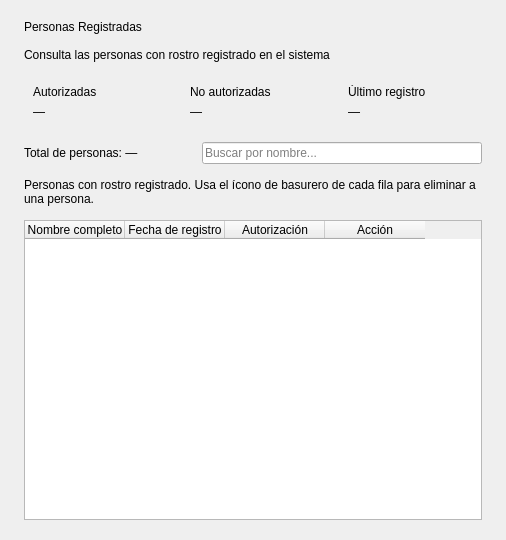
            <widget class="QWidget" name="paginaPersonas">
              <layout class="QVBoxLayout" name="layoutPersonas">
                <property name="leftMargin">
                  <number>24</number>
                </property>
                <property name="topMargin">
                  <number>20</number>
                </property>
                <property name="rightMargin">
                  <number>24</number>
                </property>
                <property name="bottomMargin">
                  <number>20</number>
                </property>
                <property name="spacing">
                  <number>14</number>
                </property>
                <item>
                  <layout class="QVBoxLayout" name="encabezadoPersonas">
                    <item>
                      <widget class="QLabel" name="tituloPersonas">
                        <property name="text">
                          <string>Personas Registradas</string>
                        </property>
                      </widget>
                    </item>
                    <item>
                      <widget class="QLabel" name="ayudaPersonas">
                        <property name="text">
                          <string>Consulta las personas con rostro registrado en el sistema</string>
                        </property>
                      </widget>
                    </item>
                  </layout>
                </item>
                <item><layout class="QHBoxLayout" name="tarjetasPersonas"><property name="spacing"><number>14</number></property><item><widget class="QFrame" name="tarjetaPersonasAutorizadas"><layout class="QVBoxLayout" name="layoutPersonasAutorizadas"><item><widget class="QLabel" name="etiquetaPersonasAutorizadas"><property name="text"><string>Autorizadas</string></property></widget></item><item><widget class="QLabel" name="valorPersonasAutorizadas"><property name="text"><string>—</string></property></widget></item></layout></widget></item><item><widget class="QFrame" name="tarjetaPersonasNoAutorizadas"><layout class="QVBoxLayout" name="layoutPersonasNoAutorizadas"><item><widget class="QLabel" name="etiquetaPersonasNoAutorizadas"><property name="text"><string>No autorizadas</string></property></widget></item><item><widget class="QLabel" name="valorPersonasNoAutorizadas"><property name="text"><string>—</string></property></widget></item></layout></widget></item><item><widget class="QFrame" name="tarjetaPersonasUltima"><layout class="QVBoxLayout" name="layoutPersonasUltima"><item><widget class="QLabel" name="etiquetaPersonasUltima"><property name="text"><string>Último registro</string></property></widget></item><item><widget class="QLabel" name="valorPersonasUltima"><property name="text"><string>—</string></property></widget></item></layout></widget></item></layout></item>
                <item>
                  <layout class="QHBoxLayout" name="barraPersonas">
                    <item>
                      <widget class="QLabel" name="totalPersonas">
                        <property name="text">
                          <string>Total de personas: —</string>
                        </property>
                      </widget>
                    </item>
                    <item>
                      <spacer name="separaBusqueda">
                        <property name="orientation">
                          <enum>Qt::Horizontal</enum>
                        </property>
                        <property name="sizeHint">
                          <size>
                            <width>50</width>
                            <height>20</height>
                          </size>
                        </property>
                      </spacer>
                    </item>
                    <item>
                      <widget class="QLineEdit" name="campoBuscarPersona">
                        <property name="minimumSize">
                          <size>
                            <width>280</width>
                            <height>0</height>
                          </size>
                        </property>
                        <property name="placeholderText">
                          <string>Buscar por nombre...</string>
                        </property>
                      </widget>
                    </item>
                  </layout>
                </item>
                <item>
                  <widget class="QLabel" name="ayudaTablaPersonas">
                    <property name="text">
                      <string>Personas con rostro registrado. Usa el ícono de basurero de cada fila para eliminar a una persona.</string>
                    </property>
                    <property name="wordWrap">
                      <bool>true</bool>
                    </property>
                  </widget>
                </item>
                <item>
                  <widget class="QTableWidget" name="tablaPersonas">
                    <property name="minimumSize">
                      <size>
                        <width>0</width>
                        <height>300</height>
                      </size>
                    </property>
                    <property name="editTriggers">
  <set>QAbstractItemView::NoEditTriggers</set>
                    </property>
                    <property name="columnCount">
                      <number>4</number>
                    </property>
                    <property name="rowCount">
                      <number>0</number>
                    </property>
                    <property name="alternatingRowColors">
                      <bool>true</bool>
                    </property>
                   <property name="selectionBehavior">
                    <enum>QAbstractItemView::SelectRows</enum>
                  </property>
                    <attribute name="verticalHeaderDefaultSectionSize">
                   <number>55</number>
                     </attribute>
                      <column>
                      <property name="text">
                   <string>Nombre completo</string>
                         </property>
                      </column>
                    <column>
                      <property name="text">
                        <string>Fecha de registro</string>
                      </property>
                    </column>
                    <column>
                      <property name="text">
                        <string>Autorización</string>
                      </property>
                    </column>
                    <column>
                      <property name="text">
                        <string>Acción</string>
                      </property>
                    </column>
                  </widget>
                </item>
              </layout>
            </widget>
